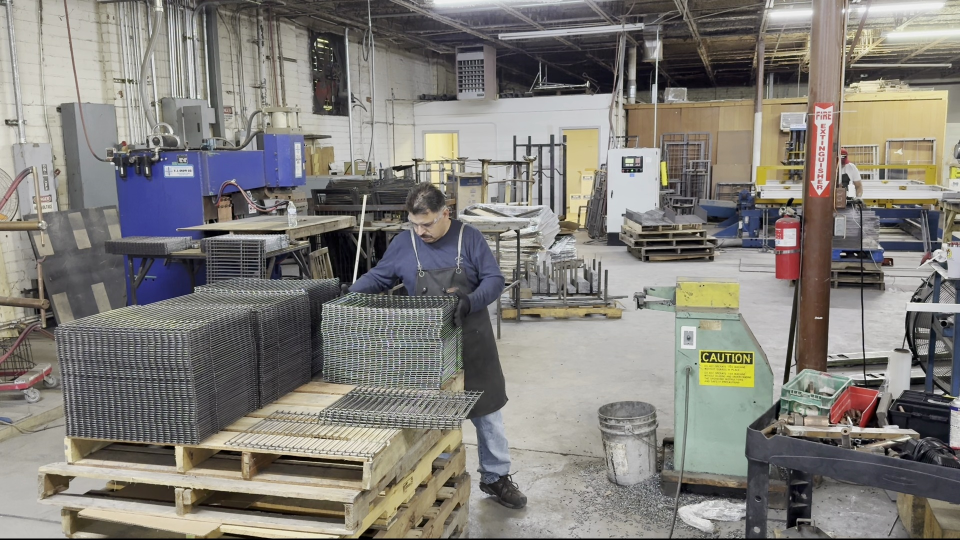
#> input picture data/diagnostics/runtime-proof/factory2-runtime-only-0007-lineage-v2/frames/frame_009171.jpg, 1920 x 1080 px (shown at 1/2 size)
$ python -i counter.py   (imports and definitions only)
#> lines starting #> are read from the running program, lines starting #| are printed output that depends on the picture; after the words box and inside, x2 and y2 are one past the last pixel; in counts of white or black regions, pixels touching at a corner belong together
#> further down, picture is the input picture: shape (1080, 1920, 3); mean B, G, R 121.5, 126.8, 129.7
from __future__ import annotations

from typing import Tuple

import cv2
import numpy as np


class FillLevelCounter:
    def __init__(self, empty_reference: np.ndarray, max_units: int = 20, diff_threshold: int = 25) -> None:
        self.empty_reference = empty_reference
        self.max_units = max_units
        self.diff_threshold = diff_threshold

    def estimate(self, roi_frame: np.ndarray) -> Tuple[int, float, float]:
        if roi_frame.shape[:2] != self.empty_reference.shape[:2]:
            reference = cv2.resize(self.empty_reference, (roi_frame.shape[1], roi_frame.shape[0]))
        else:
            reference = self.empty_reference

        roi_gray = cv2.cvtColor(roi_frame, cv2.COLOR_BGR2GRAY)
        empty_gray = cv2.cvtColor(reference, cv2.COLOR_BGR2GRAY)

        roi_blur = cv2.GaussianBlur(roi_gray, (5, 5), 0)
        empty_blur = cv2.GaussianBlur(empty_gray, (5, 5), 0)

        diff = cv2.absdiff(roi_blur, empty_blur)
        _, thresh = cv2.threshold(diff, self.diff_threshold, 255, cv2.THRESH_BINARY)

        kernel = np.ones((3, 3), np.uint8)
        opened = cv2.morphologyEx(thresh, cv2.MORPH_OPEN, kernel, iterations=1)
        cleaned = cv2.morphologyEx(opened, cv2.MORPH_CLOSE, kernel, iterations=2)

        filled_pixels = int(np.count_nonzero(cleaned))
        total_pixels = int(cleaned.shape[0] * cleaned.shape[1])
        ratio = filled_pixels / max(total_pixels, 1)

        pseudo_count = int(round(ratio * self.max_units))
        pseudo_count = max(0, min(self.max_units, pseudo_count))
        confidence = min(1.0, max(0.05, ratio * 1.8))
        return pseudo_count, confidence, ratio


class SlotOccupancyCounter:
    def __init__(self, grid_rows: int = 3, grid_cols: int = 4, threshold: float = 0.15) -> None:
        self.grid_rows = grid_rows
        self.grid_cols = grid_cols
        self.threshold = threshold

    def estimate(self, roi_frame: np.ndarray) -> Tuple[int, float, float]:
        gray = cv2.cvtColor(roi_frame, cv2.COLOR_BGR2GRAY)
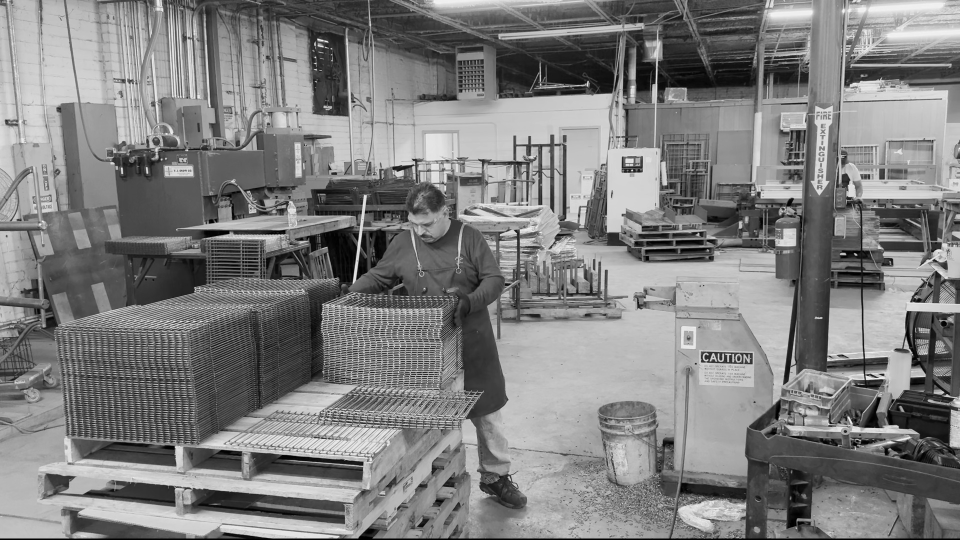
#> gray: shape (1080, 1920) (shown at 1/2 size); min 0, max 255, mean 127.1
        blur = cv2.GaussianBlur(gray, (5, 5), 0)
        _, binary = cv2.threshold(blur, 0, 255, cv2.THRESH_BINARY + cv2.THRESH_OTSU)
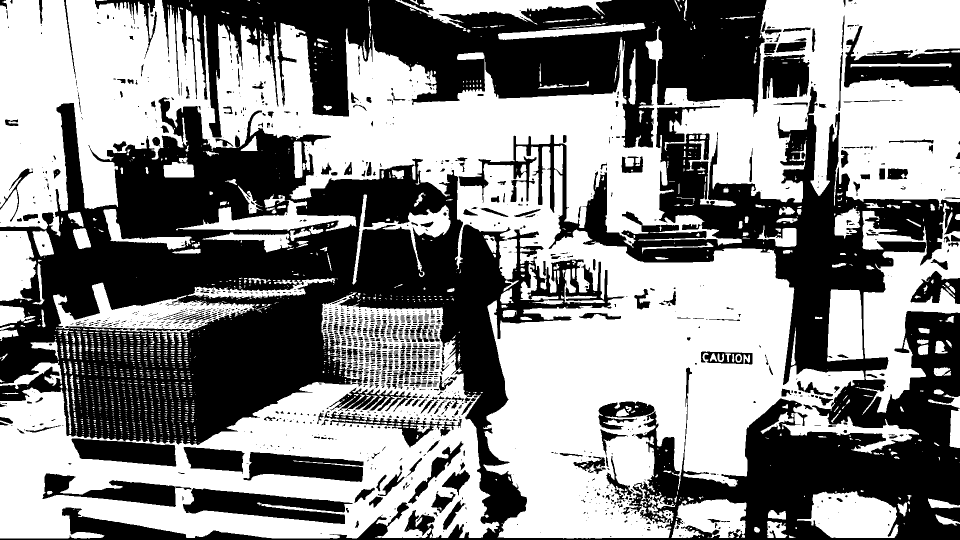
#> binary: shape (1080, 1920) (shown at 1/2 size); 53.6% white; 1587 black regions (1125 under 20 px), largest, box (x1, y1, x2, y2) and area: (0, 173, 1920, 1080) 655682, (324, 0, 1533, 296) 173351, (1688, 52, 1920, 186) 13532

        h, w = binary.shape
#> h = 1080; w = 1920
        cell_h = max(1, h // self.grid_rows)
#> cell_h = 360
        cell_w = max(1, w // self.grid_cols)
#> cell_w = 480

        occupied = 0
        total_cells = self.grid_rows * self.grid_cols
        for r in range(self.grid_rows):
            for c in range(self.grid_cols):
                y0, x0 = r * cell_h, c * cell_w
                y1 = h if r == self.grid_rows - 1 else (r + 1) * cell_h
                x1 = w if c == self.grid_cols - 1 else (c + 1) * cell_w
                cell = binary[y0:y1, x0:x1]
                fill_ratio = float(np.count_nonzero(cell)) / max(cell.size, 1)
                if fill_ratio >= self.threshold:
                    occupied += 1
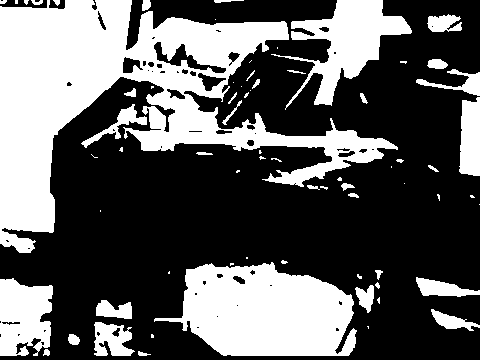
#> cell: shape (360, 480); 37.1% white; 70 white regions (33 under 20 px), largest, box (x1, y1, x2, y2) and area: (0, 0, 398, 253) 34579, (154, 262, 357, 356) 13289, (271, 0, 412, 110) 5547
#> after the loop, occupied = 12

        occupancy_ratio = occupied / max(total_cells, 1)
#> occupancy_ratio = 1
        confidence = min(1.0, max(0.1, occupancy_ratio + 0.25))
#> confidence = 1
        return occupied, confidence, occupancy_ratio

>>> import cv2
>>> picture = cv2.imread('../data/diagnostics/runtime-proof/factory2-runtime-only-0007-lineage-v2/frames/frame_009171.jpg')
>>> result = SlotOccupancyCounter().estimate(picture)
#> result = (12, 1, 1)
